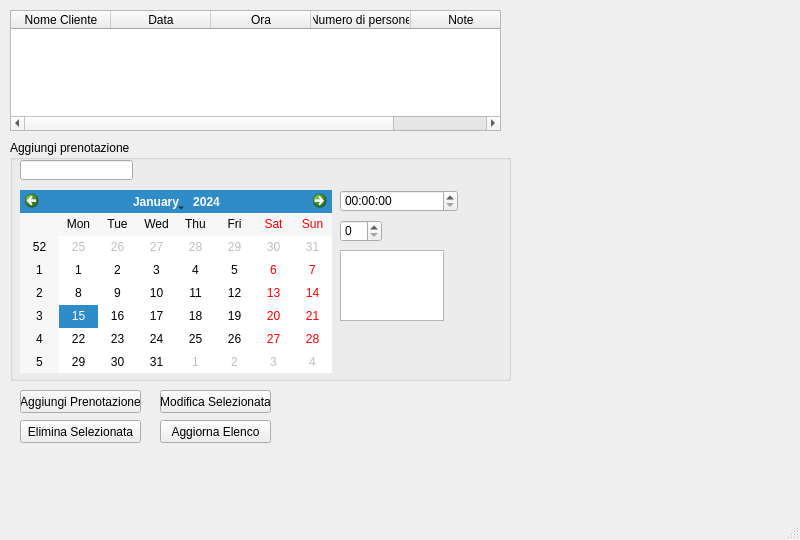
<?xml version="1.0" encoding="UTF-8"?>
<ui version="4.0">
 <class>MainWindow</class>
 <widget class="QMainWindow" name="MainWindow">
  <property name="geometry">
   <rect>
    <x>0</x>
    <y>0</y>
    <width>800</width>
    <height>540</height>
   </rect>
  </property>
  <property name="windowTitle">
   <string>MainWindow</string>
  </property>
  <widget class="QWidget" name="centralwidget">
   <widget class="QTableWidget" name="tableWidget">
    <property name="geometry">
     <rect>
      <x>10</x>
      <y>10</y>
      <width>491</width>
      <height>121</height>
     </rect>
    </property>
    <column>
     <property name="text">
      <string>Nome Cliente</string>
     </property>
    </column>
    <column>
     <property name="text">
      <string>Data</string>
     </property>
    </column>
    <column>
     <property name="text">
      <string>Ora</string>
     </property>
    </column>
    <column>
     <property name="text">
      <string>Numero di persone</string>
     </property>
    </column>
    <column>
     <property name="text">
      <string>Note</string>
     </property>
    </column>
   </widget>
   <widget class="QGroupBox" name="groupBox">
    <property name="geometry">
     <rect>
      <x>10</x>
      <y>140</y>
      <width>501</width>
      <height>241</height>
     </rect>
    </property>
    <property name="title">
     <string>Aggiungi prenotazione</string>
    </property>
    <widget class="QLineEdit" name="lineEdit">
     <property name="geometry">
      <rect>
       <x>10</x>
       <y>20</y>
       <width>113</width>
       <height>20</height>
      </rect>
     </property>
    </widget>
    <widget class="QCalendarWidget" name="calendarWidget">
     <property name="geometry">
      <rect>
       <x>10</x>
       <y>50</y>
       <width>312</width>
       <height>183</height>
      </rect>
     </property>
    </widget>
    <widget class="QTimeEdit" name="timeEdit">
     <property name="geometry">
      <rect>
       <x>330</x>
       <y>50</y>
       <width>118</width>
       <height>22</height>
      </rect>
     </property>
    </widget>
    <widget class="QSpinBox" name="spinBox">
     <property name="geometry">
      <rect>
       <x>330</x>
       <y>80</y>
       <width>42</width>
       <height>22</height>
      </rect>
     </property>
    </widget>
    <widget class="QTextEdit" name="textEdit">
     <property name="geometry">
      <rect>
       <x>330</x>
       <y>110</y>
       <width>104</width>
       <height>71</height>
      </rect>
     </property>
    </widget>
   </widget>
   <widget class="QPushButton" name="pushButton">
    <property name="geometry">
     <rect>
      <x>20</x>
      <y>390</y>
      <width>121</width>
      <height>23</height>
     </rect>
    </property>
    <property name="text">
     <string>Aggiungi Prenotazione</string>
    </property>
   </widget>
   <widget class="QPushButton" name="pushButton_2">
    <property name="geometry">
     <rect>
      <x>20</x>
      <y>420</y>
      <width>121</width>
      <height>23</height>
     </rect>
    </property>
    <property name="text">
     <string>Elimina Selezionata</string>
    </property>
   </widget>
   <widget class="QPushButton" name="pushButton_3">
    <property name="geometry">
     <rect>
      <x>160</x>
      <y>390</y>
      <width>111</width>
      <height>23</height>
     </rect>
    </property>
    <property name="text">
     <string>Modifica Selezionata</string>
    </property>
   </widget>
   <widget class="QPushButton" name="pushButton_4">
    <property name="geometry">
     <rect>
      <x>160</x>
      <y>420</y>
      <width>111</width>
      <height>23</height>
     </rect>
    </property>
    <property name="text">
     <string>Aggiorna Elenco</string>
    </property>
   </widget>
  </widget>
  <widget class="QMenuBar" name="menubar">
   <property name="geometry">
    <rect>
     <x>0</x>
     <y>0</y>
     <width>800</width>
     <height>21</height>
    </rect>
   </property>
  </widget>
  <widget class="QStatusBar" name="statusbar"/>
 </widget>
 <resources/>
 <connections/>
</ui>
